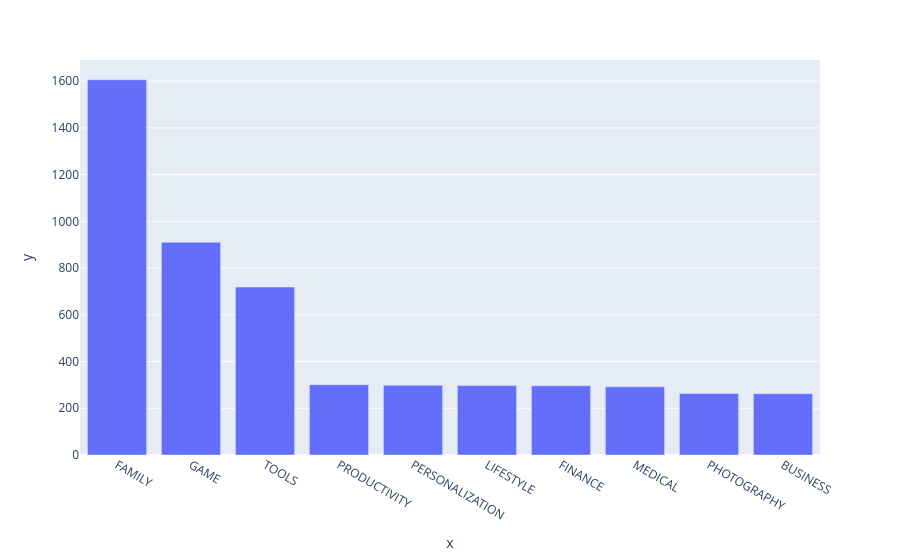

The notebook cell saved with this chart:
### Markdown cell above
### Vertical Bar Chart - Highest Competition (Number of Apps)

### Code cell
bar = px.bar(x=top10_category.index, y=top10_category.values)  # index = category name

bar.show()

### Figure 1 — Plotly figure (JSON) as saved in the notebook; plotly's stock layout.template omitted (floating-point values rounded to 4 significant figures)
{"data": [{"hovertemplate": "x=%{x}<br>y=%{y}<extra></extra>", "legendgroup": "", "marker": {"color": "#636efa", "pattern": {"shape": ""}}, "name": "", "orientation": "v", "showlegend": false, "textposition": "auto", "type": "bar", "x": ["FAMILY", "GAME", "TOOLS", "PRODUCTIVITY", "PERSONALIZATION", "LIFESTYLE", "FINANCE", "MEDICAL", "PHOTOGRAPHY", "BUSINESS"], "xaxis": "x", "y": [1606, 910, 719, 301, 298, 297, 296, 292, 263, 262], "yaxis": "y"}], "layout": {"barmode": "relative", "legend": {"tracegroupgap": 0}, "margin": {"t": 60}, "xaxis": {"anchor": "y", "domain": [0, 1], "title": {"text": "x"}}, "yaxis": {"anchor": "x", "domain": [0, 1], "title": {"text": "y"}}}}
